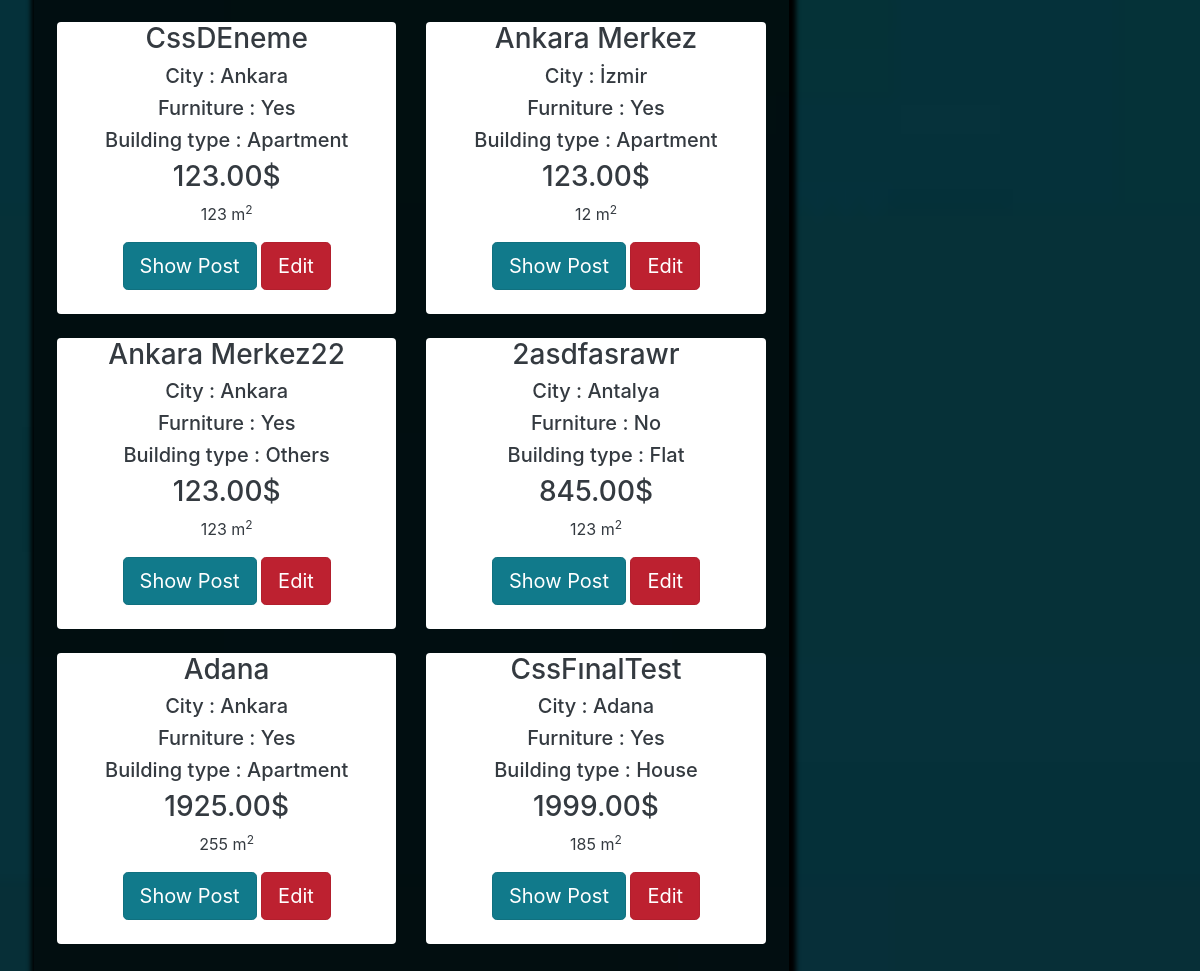
The page /listaddedposts/ (signed in, lower part) on the database as committed earlier.
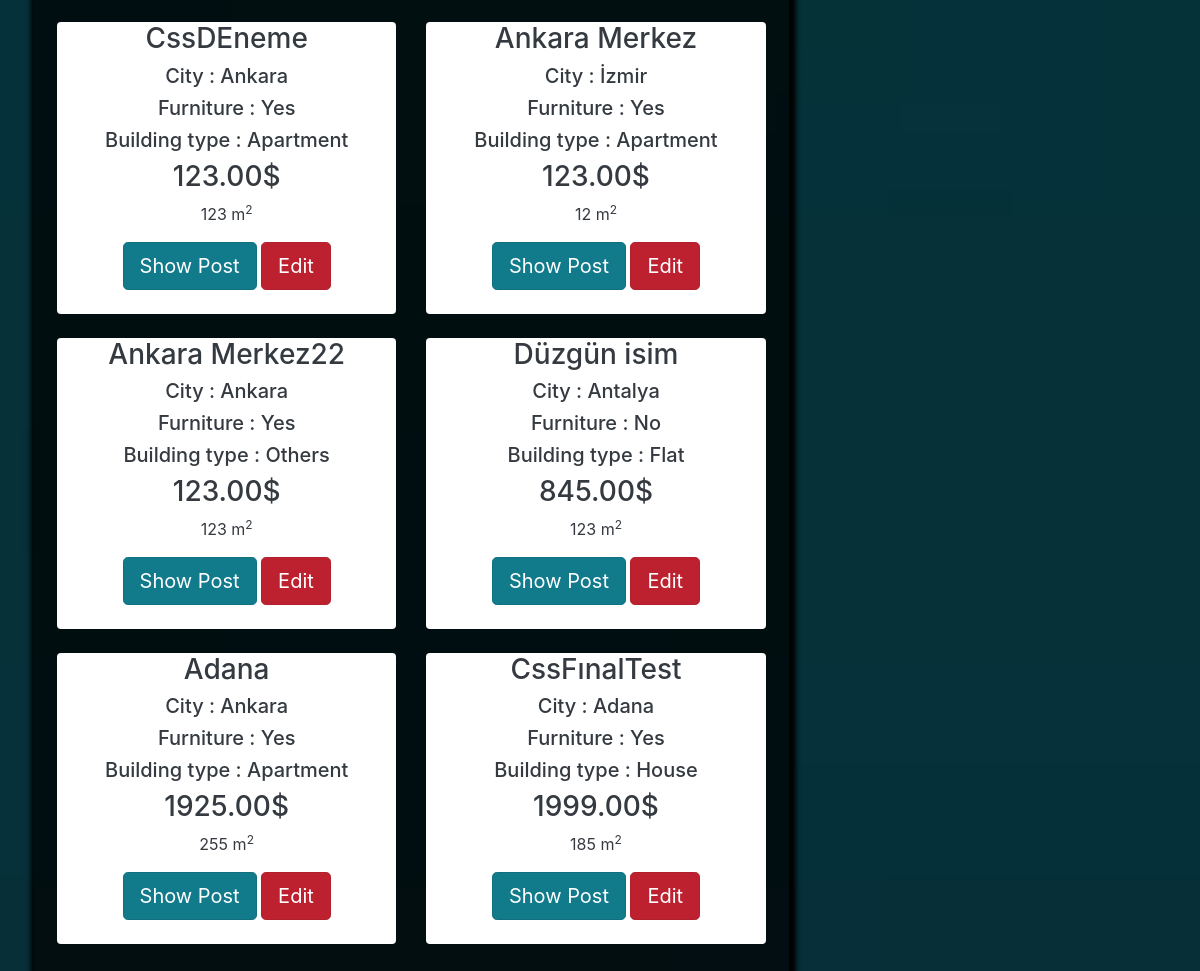
The same page on the database as committed later.
### main/models.py (models this page shows, shortened)
class Post(models.Model):
    ouruser = models.ForeignKey(ourUser, null=True, on_delete=models.CASCADE)
    post_title = models.CharField(max_length=255,null=True)
    post_description = models.TextField()
    price = models.DecimalField(decimal_places=2 , max_digits=12)
    location = models.CharField(max_length=255,null=True,choices=city)
    postType = models.CharField(choices=RorS , max_length=50, null=True , default='For Sale')
    floor = models.DecimalField(decimal_places=0 , max_digits=3 ,null=True)
    building_age = models.DecimalField(decimal_places=0, max_digits=2 , null=True)
    area = models.DecimalField(decimal_places=0,max_digits=4 ,null=True)
    isFurniture = models.CharField(choices=Furniture ,null=True,max_length=50,default="No")
    building_type = models.CharField(choices=b_types ,null=True ,max_length=50)

### main/views.py (the view)
# urls.py: path('listaddedposts/',views.listaddedposts, name="listaddedposts" ),
@login_required
def listaddedposts(request):
    fuser = ourUser.objects.get(user_id=request.user.id)
    posts = Post.objects.all().filter(ouruser=fuser)
    mydict  =  { 'posts':posts , 'fuser':fuser}
    return render(request, 'main/listaddedposts.html',context = mydict)

### main/templates/main/listaddedposts.html (shortened to what this page needs)
{% extends 'main/mainpage.html' %}
{% load static %}
{% block content %}
<head>
    <link href="//maxcdn.bootstrapcdn.com/bootstrap/4.1.1/css/bootstrap.min.css" rel="stylesheet" id="bootstrap-css">
    <link rel="stylesheet" href="https://stackpath.bootstrapcdn.com/bootstrap/4.1.3/css/bootstrap.min.css"
>
    <link rel="stylesheet" href="https://use.fontawesome.com/releases/v5.3.1/css/all.css"
>
</head>
<div class="container p-1 my-1 text-white rounded">
<div class="col-md-8 rounded" style=" box-shadow: 2px 2px 5px 5px #000000;background-color: rgba(0,0,0,0.7)">
            <div class="row p-2 my-2">
                {% if posts %}
                {% for i in posts %}
                <div class="col-md-6 ">
                    <div class="container-fluid bg-white rounded text-dark" style="text-align:center;">
                        <h3>{{ i.post_title }}</h3>
                        <h5>City : {{ i.location }}</h5>
                        <h5>Furniture : {{ i.isFurniture }}</h5>
                        <h5>Building type : {{ i.building_type }}</h5>
                        <h3>{{ i.price }}$</h3>
                        <p class="descroption">{{i.area}} m<sup>2</sup></p>
                        <a href="{% url 'product_details' i.id %}" class="btn btn-info btn-lg active" role="button"
                           aria-pressed="true">Show Post</a>
                         <a href="{% url 'editpost' i.id %}" class="btn btn-danger btn-lg active" role="button"
                           aria-pressed="true">Edit</a>
                        <br><br>
                    </div>
                    <br>
                </div>
                {% endfor %}
                 {%else%}
                <h3>You dont have any post yet</h3>
                <h2>If you want to post <a href="{% url 'createpost' %}">click here</a></h2>
                {% endif %}
            </div>
        </div>
</div>
{% endblock %}

Rows that differ between the two databases and show on the page:
changed Post "Antalya": post_title "2asdfasrawr" → "Düzgün isim"
